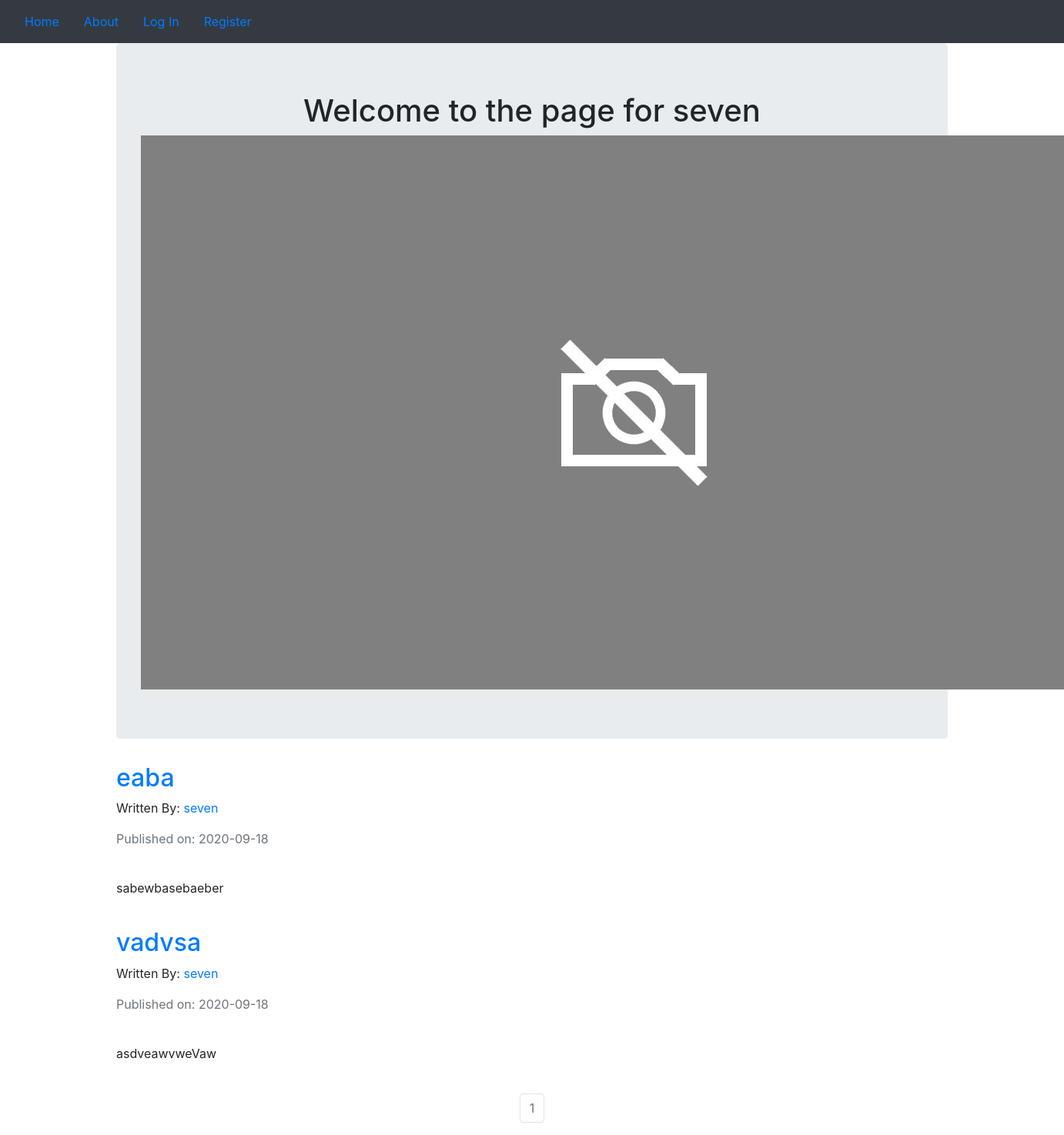
Page /seven on the committed database.
### BlogDemo/models.py (models this page shows, shortened)
class User(db.Model, UserMixin):
    __tablename__ = 'users'
    id = db.Column(db.Integer, primary_key= True)
    profile_image = db.Column(db.String(64), nullable=False, default='default_profile.png')
    email = db.Column(db.String(64),unique=True, index=True)
    username = db.Column(db.String(64), unique=True, index=True)
    password_hash = db.Column(db.String(128))
    post = db.relationship('BlogPost', backref='author', lazy=True)

class BlogPost(db.Model):
    __tablename__ = 'BlogPost'
    users = db.relationship(User)
    id = db.Column(db.Integer, primary_key=True)
    user_id = db.Column(db.Integer, db.ForeignKey('users.id'), nullable = False)
    date = db.Column(db.DateTime, nullable=False, default=datetime.utcnow)
    title = db.Column(db.String(140), nullable=False)
    text = db.Column(db.Text, nullable=False)

### BlogDemo/users/views.py (the view)
@users.route('/<username>')
def user_posts(username):
    page = request.args.get('page', 1, type=int)
    user = User.query.filter_by(username=username).first_or_404()
    blog_posts = BlogPost.query.filter_by(author=user).order_by(BlogPost.date.desc()).paginate(page=page, per_page=5)
    return render_template('user_blog_posts.html', blog_posts= blog_posts, user=user)

### BlogDemo/templates/user_blog_posts.html
{% extends 'base.html' %}
{% block content %}
    <div class='container'>
        <div class='jumbotron'>
            <div align='center'>
                <h1>Welcome to the page for {{user.username}}</h1>
                <img src="{{url_for('static', filename='profile_pics/' + user.profile_image)}}">
            </div>
        </div>
    {% for post in blog_posts.items %}
        <h2> <a href="{{url_for('blog_posts.blog_post', blog_post_id=post.id)}}">{{post.title}}</a> </h2>
        <p>Written By: <a href="{{url_for('users.user_posts', username=post.author.username)}}">{{post.author.username}}</a></p>
        <p class='text-muted'>Published on: {{post.date.strftime('%Y-%m-%d')}}</p>
        <br>
        <p>{{post.text}}</p>
        <br>
    {% endfor %}
</div>
<nav aria-label='Page Navigation example'>
    <ul class='pagination justify-content-center'>
        {% for page_num in blog_posts.iter_pages(left_edge=1, right_edge=1, left_current=1, right_current=2) %}
            {% if blog_posts.page == page_num %}
                <li class='page-item disabled'>
                    <a  class="page-link" href="{{url_for('users.user_posts', username= user.username, page=page_num)}}">{{page_num}}</a>
                </li>
            {% else %}
            <li class='page-item'>
                <a  class="page-link" href="{{url_for('users.user_posts', username= user.username, page=page_num)}}">{{page_num}}</a>
            </li>
            {% endif %}
        {% endfor %}
    </ul>
</nav>
{% endblock content %}

### BlogDemo/templates/base.html (shortened to what this page needs)
<!DOCTYPE html>
<html lang="en">
<head>
    <link rel="stylesheet" href="https://stackpath.bootstrapcdn.com/bootstrap/4.5.2/css/bootstrap.min.css">
</head>
<body>
    <nav class="navbar navbar-dark bg-dark">
        <ul class='nav'>
            <li class='nav-link'><a href="{{url_for('core.index')}}">Home</a></li>
            <li class='nav-link'><a href="{{url_for('core.info')}}">About</a></li>
            {% if current_user.is_authenticated %}
            <li class='nav-link'><a href="{{url_for('users.logout')}}">Log Out</a></li>
            <li class='nav-link'><a href="{{url_for('users.account')}}">Account</a></li>
            <li class='nav-link'><a href="{{url_for('blog_posts.create_post')}}">Create Post</a></li>
            {% else %}
            <li class='nav-link'><a href="{{url_for('users.login')}}">Log In</a></li>
            <li class='nav-link'><a href="{{url_for('users.register')}}">Register</a></li>
            {% endif %}
        </ul>
      </nav>
      <div class='container'>
    {% block content %}
    {% endblock content %}
    </div>
</body>
</html>

### rows in the picture
User: username "seven", profile_image (placeholder picture)
BlogPost: title "eaba", author.username "seven", date "2020-09-18", text "sabewbasebaeber"
BlogPost: title "vadvsa", author.username "seven", date "2020-09-18", text "asdveawvweVaw"

### other values in the picture
{{ page_num }} "1"
